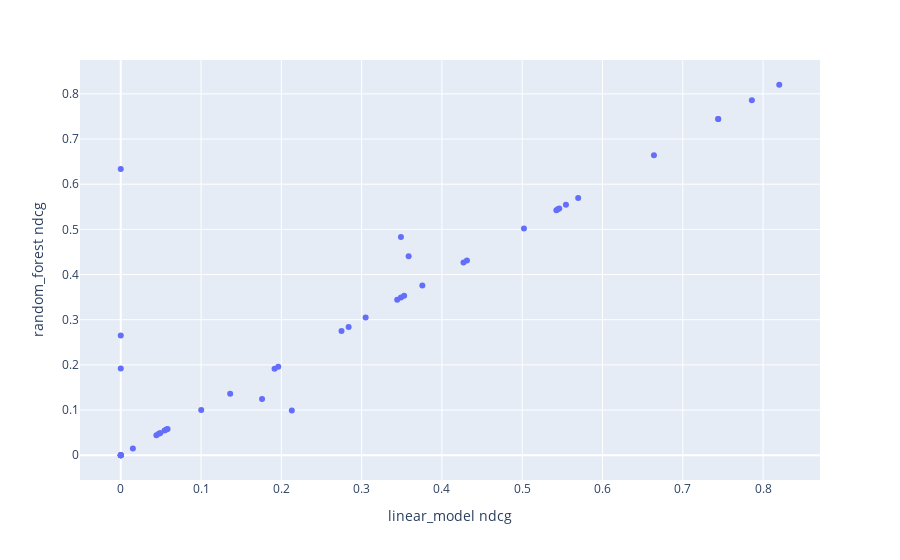

The cell this chart's notebook holds for it:
### Code cell
px.scatter(
    df_metrics_merged,
    x="linear_model ndcg",
    y="random_forest ndcg",
    hover_data=df_metrics_merged.columns,
)

### Figure 1 — Plotly figure (JSON) as saved in the notebook; plotly's stock layout.template omitted (floating-point values rounded to 4 significant figures; data arrays with more than 128 entries replaced by an {"elided": "..."} marker saying what was removed)
{"data": [{"customdata": {"elided": "44x12 mixed values"}, "hovertemplate": "linear_model ndcg=%{x}<br>random_forest ndcg=%{y}<br>query=%{customdata[0]}<br>linear_model dcg=%{customdata[1]}<br>linear_model prec@10=%{customdata[2]}<br>linear_model ratio_of_ratings=%{customdata[3]}<br>random_forest dcg=%{customdata[4]}<br>random_forest prec@10=%{customdata[5]}<br>random_forest ratio_of_ratings=%{customdata[6]}<br>dcg=%{customdata[7]}<br>dcg_dense=%{customdata[8]}<br>ndcg=%{customdata[9]}<br>prec@10=%{customdata[10]}<br>ratio_of_ratings=%{customdata[11]}<extra></extra>", "legendgroup": "", "marker": {"color": "#636efa", "symbol": "circle"}, "mode": "markers", "name": "", "orientation": "v", "showlegend": false, "type": "scatter", "x": [0.6641, 0.349, 0.2838, 0.04439, 0.4269, 0.0569, 0.7441, 0.4312, 0.5425, 0.275, 0, 0, 0.5022, 0.04734, 0.2131, 0.05459, 0.176, 0, 0.5545, 0.7441, 0.8201, 0.305, 0.349, 0, 0.786, 0.3756, 0.1002, 0.3443, 0, 0.05834, 0.0493, 0, 0.1962, 0, 0.1363, 0.1916, 0.353, 0.5697, 0, 0.01511, 0.5462, 0.3586, 0.5443, 0], "xaxis": "x", "y": [0.6641, 0.4829, 0.2838, 0.04439, 0.4269, 0.0569, 0.7441, 0.4312, 0.5425, 0.275, 0, 0, 0.5022, 0.04734, 0.09901, 0.05459, 0.1247, 0, 0.5545, 0.7441, 0.8201, 0.305, 0.349, 0, 0.786, 0.3756, 0.1002, 0.3443, 0, 0.05834, 0.0493, 0, 0.1962, 0.1922, 0.1363, 0.1916, 0.353, 0.5697, 0.6334, 0.01511, 0.5462, 0.4405, 0.5443, 0.2651], "yaxis": "y"}], "layout": {"autosize": true, "legend": {"tracegroupgap": 0}, "margin": {"t": 60}, "xaxis": {"anchor": "y", "autorange": true, "domain": [0, 1], "range": [-0.04963, 0.8698], "title": {"text": "linear_model ndcg"}, "type": "linear"}, "yaxis": {"anchor": "x", "autorange": true, "domain": [0, 1], "range": [-0.0635, 0.8836], "title": {"text": "random_forest ndcg"}, "type": "linear"}}}
